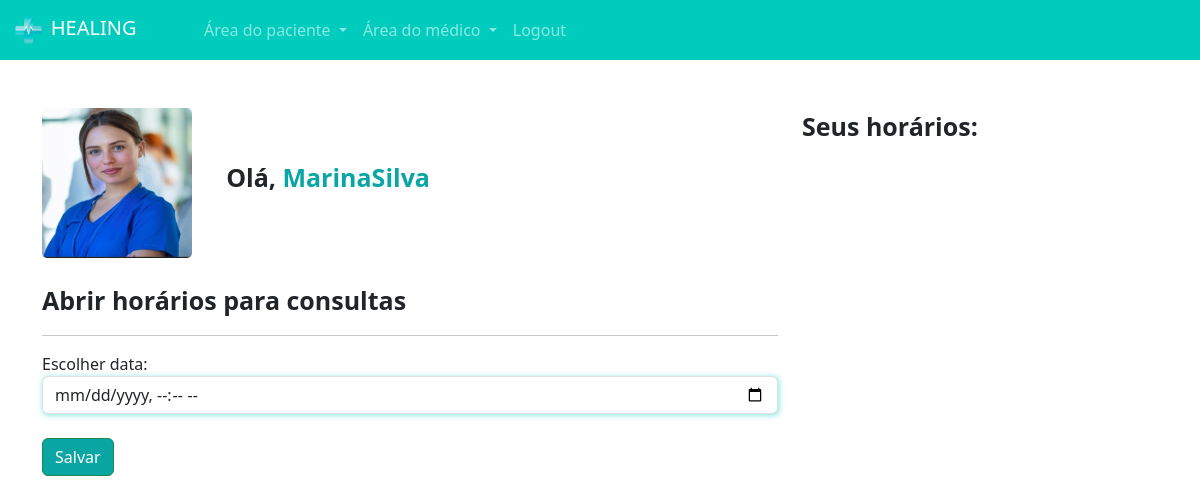
Before: /medico/abrir_horario (signed in) with the older database file.
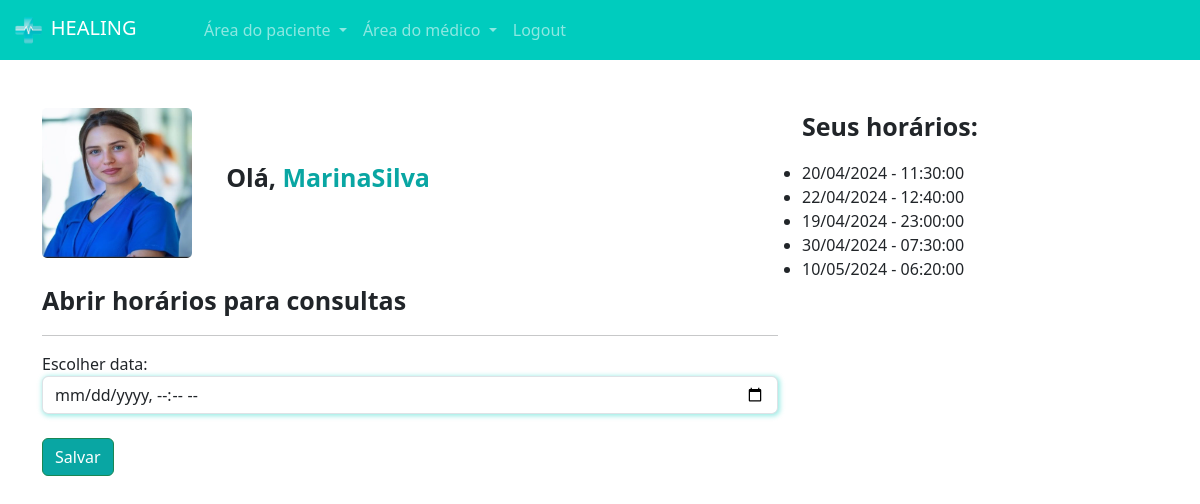
After: the same page with the newer database file.
### medico/models.py (models this page shows)
class DatasAbertas(models.Model):
    data = models.DateTimeField()
    user = models.ForeignKey(User, on_delete=models.DO_NOTHING)
    agendado = models.BooleanField(default = False)
    def __str__(self):
        return self.data.strftime('%d/%m/%Y - %H:%M:%S')

### medico/views.py (the view, shortened to what this page needs)
# urls.py: path("abrir_horario", views.abrir_horario, name="abrir_horario"),
def abrir_horario(request):
    if not is_medico(request.user):
        messages.add_message(request, constants.WARNING, 'Você não é médico(a)')
        return redirect('/usuarios/logout')
    if request.method == "GET":
        dadosMedico = DadosMedico.objects.get(user=request.user)
        datas_abertas = DatasAbertas.objects.filter(user=request.user)
        return render(request, 'abrir_horario.html', {'dadosMedico': dadosMedico, 'datas_abertas': datas_abertas,'is_medico':is_medico(request.user)})

### medico/models.py (called while the page is built)
def is_medico(user):
    return DadosMedico.objects.filter(user = user).exists()

### medico/templates/abrir_horario.html (shortened to what this page needs)
{% extends "base.html" %}
{% load static %}
{% block 'head' %}
    <link rel="stylesheet" href="{% static 'medicos/css/abrir_horario.css' %}">
    <link rel="stylesheet" href="{% static 'usuarios/css/usuarios.css' %}">
    <link rel="stylesheet" href="{% static 'medicos/css/cadastro_medico.css' %}">
{% endblock 'head' %}
{% block 'body' %}
{% include 'partials/navbar.html' %}
    <div class="container">
        <br><br>
        <div class="row">
            <div class="col-md-8">
                <img src="{{dadosMedico.foto.url}}"  class="foto-perfil" alt="">
                <label style="margin-left: 30px; font-size: 25px" class="p-bold">Olá, <span class="color-dark">{{request.user.username}}</span></label>
                <br>
                <br>
                <p style="font-size: 25px" class="p-bold">Abrir horários para consultas</p>
                <hr>
                <form action="{% url "abrir_horario" %}" method="POST">
                    <label for="">Escolher data:</label>
                    <input type="datetime-local" name="data" class="form-control shadow-main-color">
                    <br>
                    <input type="submit" value="Salvar" class="btn btn-success btn-dark-color">
                </form>
            </div>
            <div class="col-md-4">
                <p style="font-size: 25px" class="p-bold">Seus horários:</p>
                <ul class="list-group">
                    {% for data in datas_abertas %}
                        <li>{{data}}</li>
                    {% endfor %}
                </ul>
            </div>
        </div>
    </div>
{% endblock 'body' %}

Changed rows visible on the page:
now on this page (row edited): DatasAbertas: data "20/04/2024 - 11:30:00"
now on this page (row edited): DatasAbertas: data "22/04/2024 - 12:40:00"
added DatasAbertas: data "19/04/2024 - 23:00:00"
added DatasAbertas: data "30/04/2024 - 07:30:00"
added DatasAbertas: data "10/05/2024 - 06:20:00"
